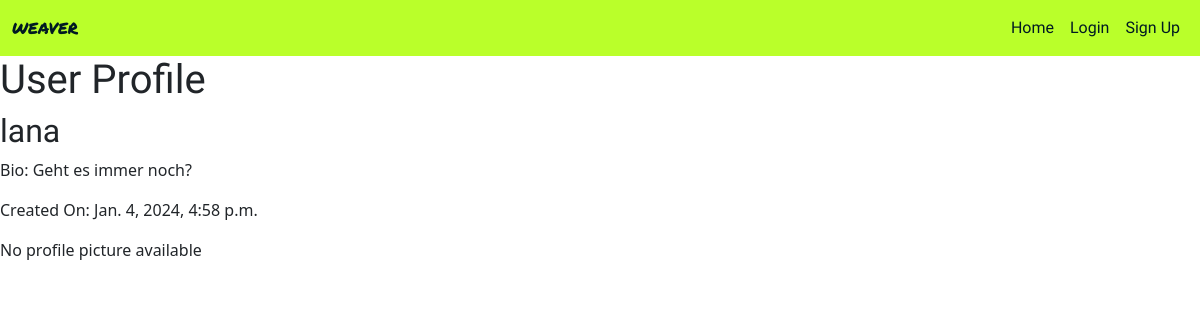
Before: /profile/lana/ with the older database file.
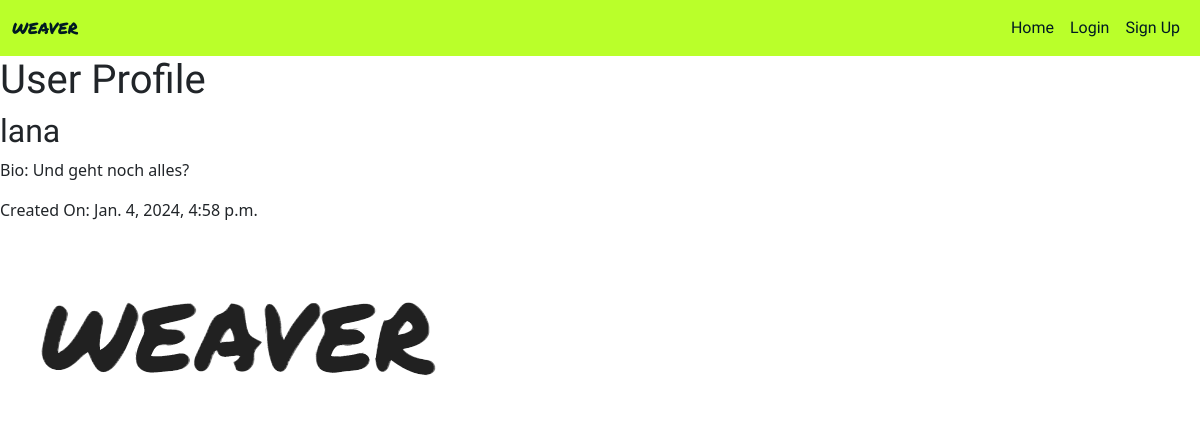
After: the same page with the newer database file.
### authentication/models.py (models this page shows)
class User(AbstractUser):
    bio = models.CharField(max_length=200, unique=False)
    created_on = models.DateTimeField(auto_now_add=True)
    profile_pic = models.ImageField(null=True, blank=True)

### authentication/views.py (the view)
# urls.py: path('profile/<slug:username>/', views.UserProfileView.as_view(), name='user_profile'),
class UserProfileView(generic.DetailView):
    model = User
    template_name = "profile.html"
    slug_field = "username"
    slug_url_kwarg = "username"
    context_object_name = "user"

### authentication/templates/profile.html (shortened to what this page needs)
{% extends "base.html" %}
{% block content %}
{% load i18n %}
{% load crispy_forms_tags %}
<h1>User Profile</h1>
<div>
	<h2>{{ user.username }}</h2>
	<p>Bio: {{ user.bio }}</p>
	<p>Created On: {{ user.created_on }}</p>
	{% if user.profile_pic %}
	<img src="{{ user.profile_pic.url }}" alt="Profile Picture">
	{% else %}
	<p>No profile picture available</p>
	{% endif %}
</div>
{% endblock %}

Changed rows visible on the page:
changed User "lana": bio "Geht es immer noch?" → "Und geht noch alles?"; profile_pic: picture added; profile_pic empty → "output.png" (drawn)
Other visible differences:
text no longer shown: "No profile picture available"
